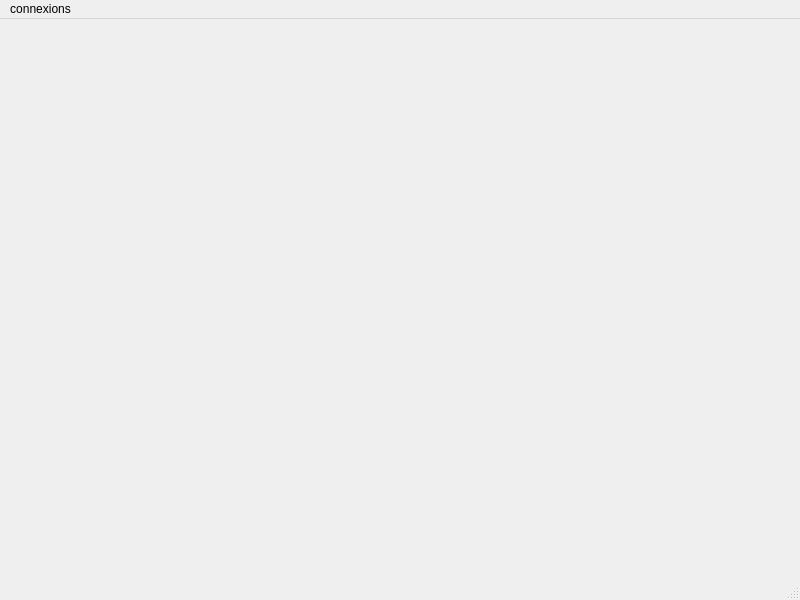
<?xml version="1.0" encoding="UTF-8"?>
<ui version="4.0">
 <class>connexionmainmenu</class>
 <widget class="QMainWindow" name="connexionmainmenu">
  <property name="geometry">
   <rect>
    <x>0</x>
    <y>0</y>
    <width>800</width>
    <height>600</height>
   </rect>
  </property>
  <property name="windowTitle">
   <string>MainWindow</string>
  </property>
  <widget class="QWidget" name="centralwidget"/>
  <widget class="QMenuBar" name="menubar">
   <property name="geometry">
    <rect>
     <x>0</x>
     <y>0</y>
     <width>800</width>
     <height>21</height>
    </rect>
   </property>
   <widget class="QMenu" name="menuconnexions">
    <property name="title">
     <string>connexions</string>
    </property>
   </widget>
   <addaction name="menuconnexions"/>
  </widget>
  <widget class="QStatusBar" name="statusbar"/>
 </widget>
 <resources/>
 <connections/>
</ui>
